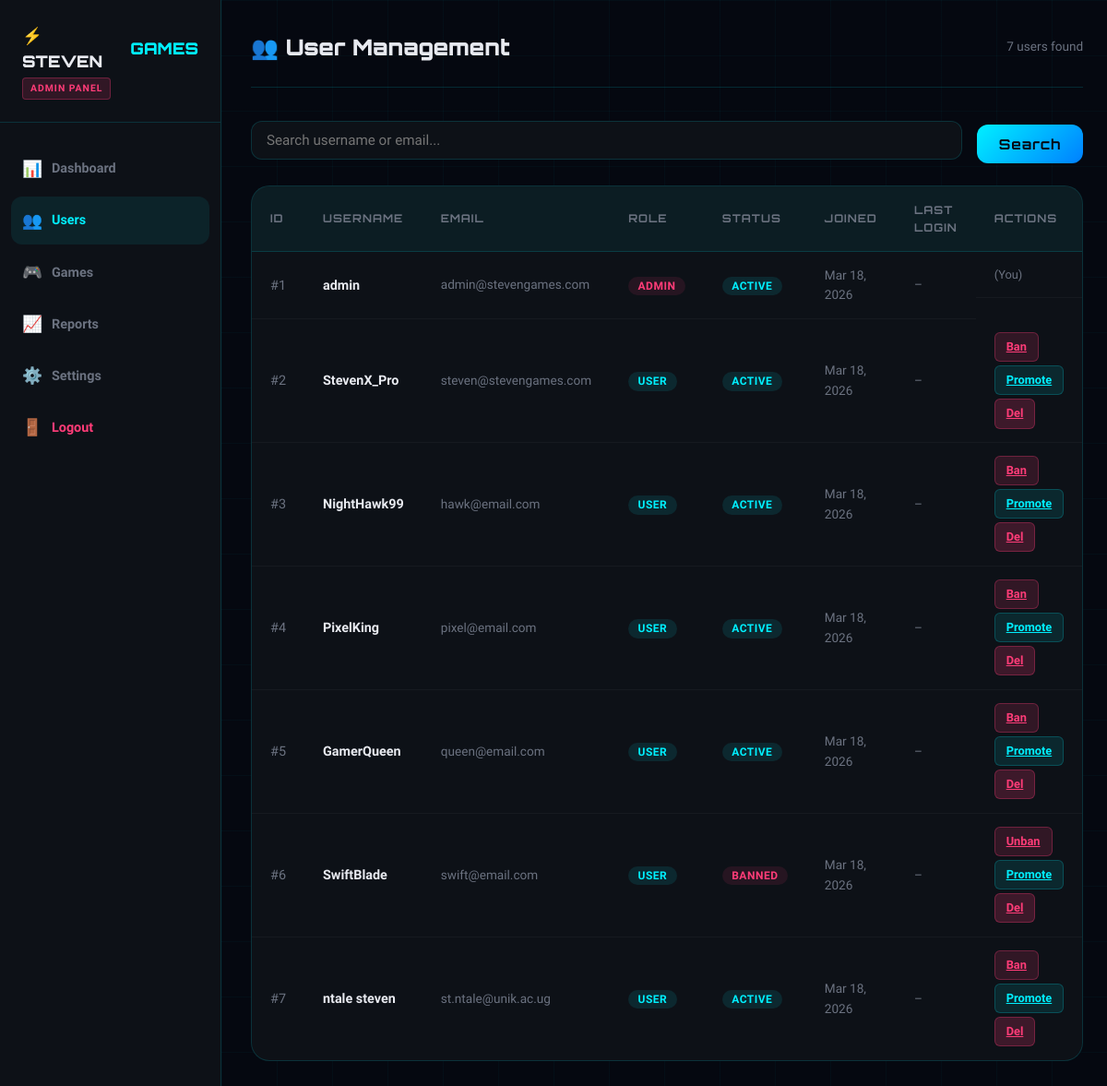
The page /admin/users.php (signed in) on the database its author committed.
### tables this page shows
CREATE TABLE `users` (
  `id` int(11) NOT NULL AUTO_INCREMENT,
  `username` varchar(50) NOT NULL,
  `email` varchar(100) NOT NULL,
  `password` varchar(255) NOT NULL,
  `role` enum('user','admin') NOT NULL DEFAULT 'user',
  `status` enum('active','banned') NOT NULL DEFAULT 'active',
  `score` int(11) NOT NULL DEFAULT 0,
  `games_played` int(11) NOT NULL DEFAULT 0,
  `win_streak` int(11) NOT NULL DEFAULT 0,
  `last_login` datetime DEFAULT NULL,
  `created_at` datetime NOT NULL DEFAULT current_timestamp(),
  PRIMARY KEY (`id`),
  UNIQUE KEY `username` (`username`),
  UNIQUE KEY `email` (`email`)
);

### admin/users.php (the view, shortened to what this page needs)
<?php
$db = getDB();
$search = trim($_GET['search'] ?? '');
$where = $search ? "WHERE username LIKE '%".addslashes($search)."%' OR email LIKE '%".addslashes($search)."%'" : '';
$users = $db->query("SELECT * FROM users $where ORDER BY created_at DESC")->fetch_all(MYSQLI_ASSOC);
?>
<!DOCTYPE html>
<html lang="en">
<head>
  <link rel="stylesheet" href="../css/style.css">
</head>
<body>
<div class="particles" id="particles"></div>
<div class="admin-layout">
  <aside class="admin-sidebar">
    <div class="admin-logo">
      <a href="../index.php">⚡ STEVEN<span>GAMES</span></a>
      <div class="admin-badge">ADMIN PANEL</div>
    </div>
    <nav class="admin-nav">
      <a href="index.php"><span class="nav-icon">📊</span> Dashboard</a>
      <a href="users.php" class="active"><span class="nav-icon">👥</span> Users</a>
      <a href="games.php"><span class="nav-icon">🎮</span> Games</a>
      <a href="reports.php"><span class="nav-icon">📈</span> Reports</a>
      <a href="settings.php"><span class="nav-icon">⚙️</span> Settings</a>
      <a href="../logout.php" style="color: var(--accent2)"><span class="nav-icon">🚪</span> Logout</a>
    </nav>
  </aside>
  <main class="admin-main">
    <div class="admin-topbar">
      <h1>👥 User Management</h1>
      <span style="font-size:0.85rem;color:var(--text-muted)"><?= count($users) ?> users found</span>
    </div>
    <form method="GET" style="margin-bottom:1.5rem;display:flex;gap:1rem;align-items:center">
      <input type="text" name="search" value="<?= htmlspecialchars($search) ?>"
             placeholder="Search username or email..."
             style="background:var(--bg-card);border:1px solid var(--border);border-radius:var(--radius);padding:0.7rem 1rem;color:var(--text);font-family:var(--font-body);font-size:0.95rem;flex:1;outline:none">
      <button type="submit" class="btn-full" style="width:auto;padding:0.7rem 1.5rem">Search</button>
    </form>
    <div class="data-table">
      <table>
        <thead>
          <tr>
            <th>ID</th><th>Username</th><th>Email</th><th>Role</th>
            <th>Status</th><th>Joined</th><th>Last Login</th><th>Actions</th>
          </tr>
        </thead>
        <tbody>
          <?php foreach($users as $u): ?>
          <tr>
            <td style="color:var(--text-muted)">#<?= $u['id'] ?></td>
            <td><strong><?= htmlspecialchars($u['username']) ?></strong></td>
            <td style="color:var(--text-muted);font-size:0.85rem"><?= htmlspecialchars($u['email']) ?></td>
            <td><span class="status-badge <?= $u['role']==='admin' ? 'status-banned' : 'status-active' ?>"><?= strtoupper($u['role']) ?></span></td>
            <td><span class="status-badge <?= $u['status']==='active' ? 'status-active' : 'status-banned' ?>"><?= strtoupper($u['status']) ?></span></td>
            <td style="font-size:0.85rem;color:var(--text-muted)"><?= date('M j, Y', strtotime($u['created_at'])) ?></td>
            <td style="font-size:0.85rem;color:var(--text-muted)"><?= $u['last_login'] ? date('M j H:i', strtotime($u['last_login'])) : '–' ?></td>
            <td style="display:flex;gap:4px;flex-wrap:wrap">
              <?php if ($u['id'] != $_SESSION['user_id']): ?>
                <a href="?action=ban&id=<?= $u['id'] ?>" class="action-btn btn-ban"
                   onclick="return confirm('Toggle ban?')"><?= $u['status']==='active' ? 'Ban' : 'Unban' ?></a>
                <a href="?action=promote&id=<?= $u['id'] ?>" class="action-btn btn-view"
                   onclick="return confirm('Toggle admin role?')"><?= $u['role']==='admin' ? 'Demote' : 'Promote' ?></a>
                <a href="?action=delete&id=<?= $u['id'] ?>" class="action-btn btn-ban"
                   onclick="return confirm('Permanently delete this user?')" style="background:rgba(255,60,120,0.2)">Del</a>
              <?php else: ?>
                <span style="color:var(--text-muted);font-size:0.8rem">(You)</span>
              <?php endif; ?>
            </td>
          </tr>
          <?php endforeach; ?>
        </tbody>
      </table>
    </div>
  </main>
</div>
</body>
</html>

### css/style.css (style rules this page uses)
:root { --bg-dark: #050810; --bg-card: #0d1117; --bg-nav: rgba(5, 8, 16, 0.95); --accent: #00f0ff; --accent2: #ff3c78; --accent3: #7c3aed; --gold: #ffd700; --text: #e8eaf0; --text-muted: #6b7280; --border: rgba(0, 240, 255, 0.15); --glow: 0 0 20px rgba(0, 240, 255, 0.4); --glow-pink: 0 0 20px rgba(255, 60, 120, 0.4); --card-shadow: 0 8px 32px rgba(0,0,0,0.6); --font-display: 'Orbitron', monospace; --font-body: 'Rajdhani', sans-serif; --radius: 12px; --radius-lg: 20px; }
*, *::before, *::after { box-sizing: border-box; margin: 0; padding: 0; }
html { scroll-behavior: smooth; }
body { font-family: var(--font-body); background: var(--bg-dark); color: var(--text); min-height: 100vh; overflow-x: hidden; font-size: 16px; line-height: 1.6; }
.particles { position: fixed; inset: 0; z-index: 0; pointer-events: none; }
.btn-full { width: 100%; background: linear-gradient(135deg, var(--accent), #0080ff); color: var(--bg-dark); font-family: var(--font-display); font-weight: 700; font-size: 0.95rem; padding: 0.9rem; border: none; border-radius: var(--radius); cursor: pointer; letter-spacing: 1px; transition: all 0.3s; margin-top: 0.5rem; }
.admin-layout { display: flex; min-height: 100vh; }
.admin-sidebar { width: 240px; background: var(--bg-card); border-right: 1px solid var(--border); position: fixed; left: 0; top: 0; bottom: 0; display: flex; flex-direction: column; padding: 1.5rem 0; z-index: 50; }
.admin-logo { padding: 0 1.5rem 1.5rem; border-bottom: 1px solid var(--border); margin-bottom: 1.5rem; }
.admin-logo a { font-family: var(--font-display); font-weight: 900; font-size: 1.1rem; color: var(--text); text-decoration: none; display: flex; align-items: center; gap: 8px; }
.admin-logo a span { color: var(--accent); }
.admin-badge { display: inline-block; background: rgba(255,60,120,0.15); border: 1px solid rgba(255,60,120,0.3); color: var(--accent2); font-size: 0.65rem; letter-spacing: 1px; padding: 0.15rem 0.5rem; border-radius: 4px; font-weight: 700; margin-top: 4px; }
.admin-nav { flex: 1; padding: 0 0.75rem; }
.admin-nav a { display: flex; align-items: center; gap: 10px; padding: 0.75rem 0.75rem; border-radius: var(--radius); color: var(--text-muted); text-decoration: none; font-weight: 600; font-size: 0.9rem; transition: all 0.2s; margin-bottom: 0.25rem; }
.admin-nav a:hover, .admin-nav a.active { color: var(--accent); background: rgba(0,240,255,0.08); }
.admin-nav a .nav-icon { font-size: 1.1rem; }
.admin-main { margin-left: 240px; flex: 1; padding: 2rem; position: relative; z-index: 1; }
.admin-topbar { display: flex; align-items: center; justify-content: space-between; margin-bottom: 2rem; padding-bottom: 1.5rem; border-bottom: 1px solid var(--border); }
.admin-topbar h1 { font-family: var(--font-display); font-size: 1.5rem; font-weight: 900; }
.data-table { background: var(--bg-card); border: 1px solid var(--border); border-radius: var(--radius-lg); overflow: hidden; }
.data-table table { width: 100%; border-collapse: collapse; }
.data-table th { background: rgba(0,240,255,0.05); padding: 1rem 1.25rem; text-align: left; font-family: var(--font-display); font-size: 0.75rem; letter-spacing: 1px; color: var(--text-muted); font-weight: 700; text-transform: uppercase; border-bottom: 1px solid var(--border); }
.data-table td { padding: 0.9rem 1.25rem; border-bottom: 1px solid rgba(255,255,255,0.04); font-size: 0.9rem; }
.data-table tr:last-child td { border-bottom: none; }
.status-badge { padding: 0.2rem 0.65rem; border-radius: 50px; font-size: 0.75rem; font-weight: 700; letter-spacing: 0.5px; }
.status-active { background: rgba(0,240,255,0.1); color: var(--accent); }
.status-banned { background: rgba(255,60,120,0.1); color: var(--accent2); }
.action-btn { padding: 0.3rem 0.75rem; border-radius: 6px; font-size: 0.8rem; font-weight: 600; border: none; cursor: pointer; transition: all 0.2s; }
.btn-ban { background: rgba(255,60,120,0.15); color: var(--accent2); border: 1px solid rgba(255,60,120,0.3); }
.btn-view { background: rgba(0,240,255,0.1); color: var(--accent); border: 1px solid rgba(0,240,255,0.2); }

### rows shown on the page
users: id "1", username "admin", email "admin@stevengames.com", role "ADMIN", status "ACTIVE", created_at "Mar 18, 2026", shows "(You)"
users: id "2", username "StevenX_Pro", email "steven@stevengames.com", role "USER", status "ACTIVE", created_at "Mar 18, 2026", shows "Ban", shows "Promote"
users: id "3", username "NightHawk99", email "hawk@email.com", role "USER", status "ACTIVE", created_at "Mar 18, 2026", shows "Ban", shows "Promote"
users: id "4", username "PixelKing", email "pixel@email.com", role "USER", status "ACTIVE", created_at "Mar 18, 2026", shows "Ban", shows "Promote"
users: id "5", username "GamerQueen", email "queen@email.com", role "USER", status "ACTIVE", created_at "Mar 18, 2026", shows "Ban", shows "Promote"
users: id "6", username "SwiftBlade", email "swift@email.com", role "USER", status "BANNED", created_at "Mar 18, 2026", shows "Unban", shows "Promote"
users: id "7", username "ntale steven", email "st.ntale@unik.ac.ug", role "USER", status "ACTIVE", created_at "Mar 18, 2026", shows "Ban", shows "Promote"

### other values the page prints
count($users) "7"
